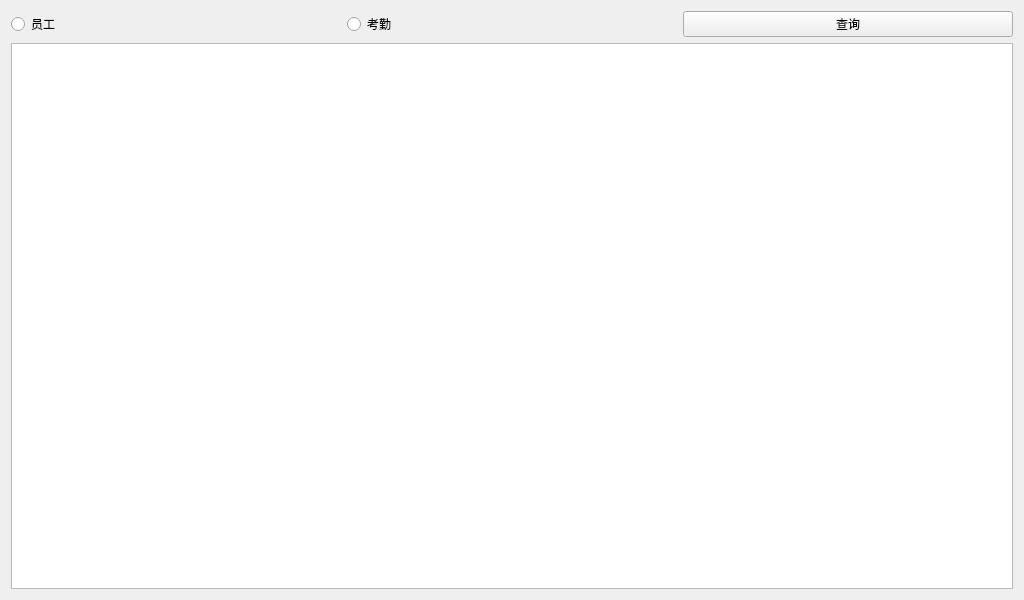
<?xml version="1.0" encoding="UTF-8"?>
<ui version="4.0">
 <class>SelectWin</class>
 <widget class="QWidget" name="SelectWin">
  <property name="geometry">
   <rect>
    <x>0</x>
    <y>0</y>
    <width>1024</width>
    <height>600</height>
   </rect>
  </property>
  <property name="windowTitle">
   <string>Form</string>
  </property>
  <layout class="QVBoxLayout" name="verticalLayout">
   <item>
    <layout class="QHBoxLayout" name="horizontalLayout">
     <item>
      <widget class="QRadioButton" name="empRb">
       <property name="text">
        <string>员工</string>
       </property>
      </widget>
     </item>
     <item>
      <widget class="QRadioButton" name="attRb">
       <property name="text">
        <string>考勤</string>
       </property>
      </widget>
     </item>
     <item>
      <widget class="QPushButton" name="selectBt">
       <property name="text">
        <string>查询</string>
       </property>
      </widget>
     </item>
    </layout>
   </item>
   <item>
    <widget class="QTableView" name="tableView"/>
   </item>
  </layout>
 </widget>
 <resources/>
 <connections/>
</ui>
